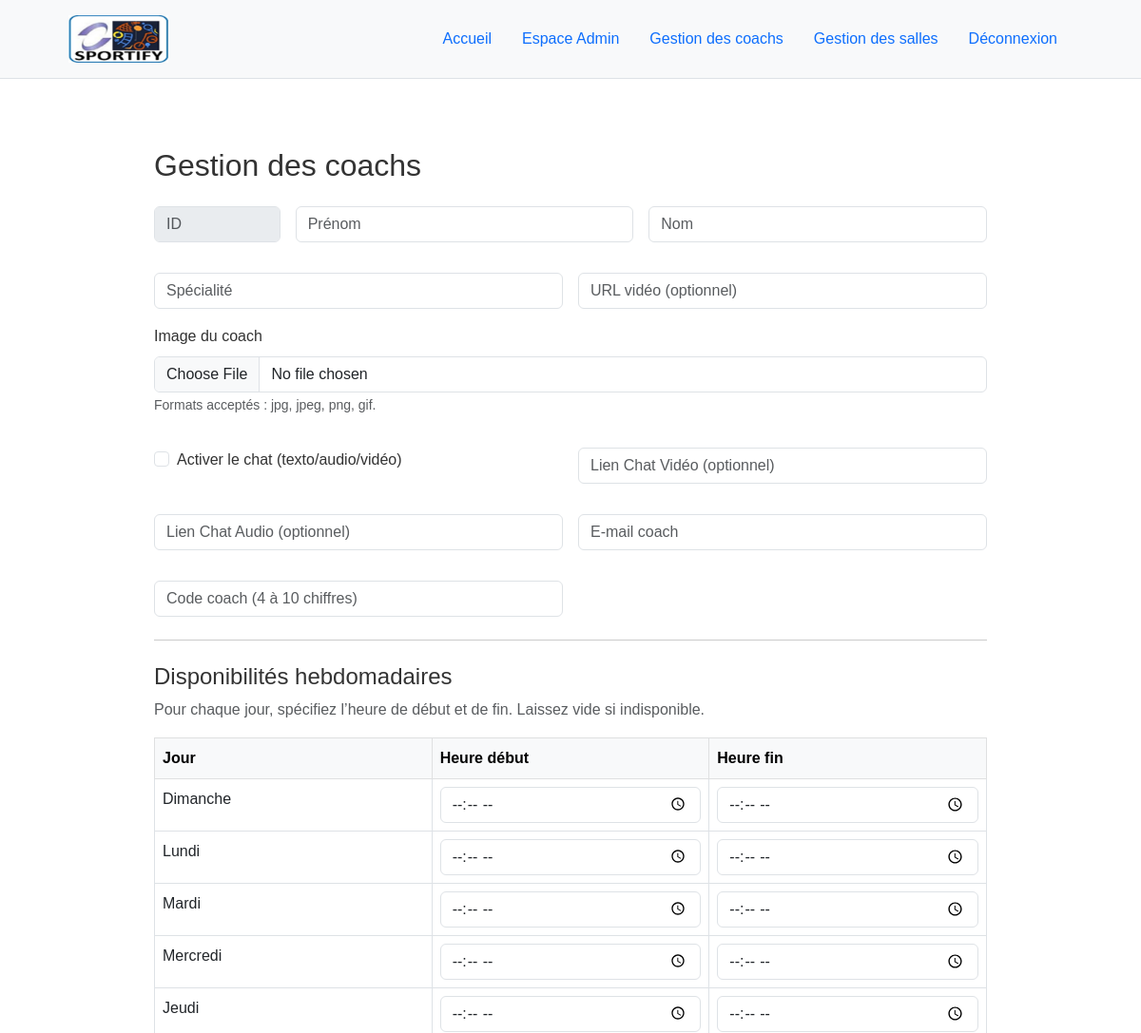
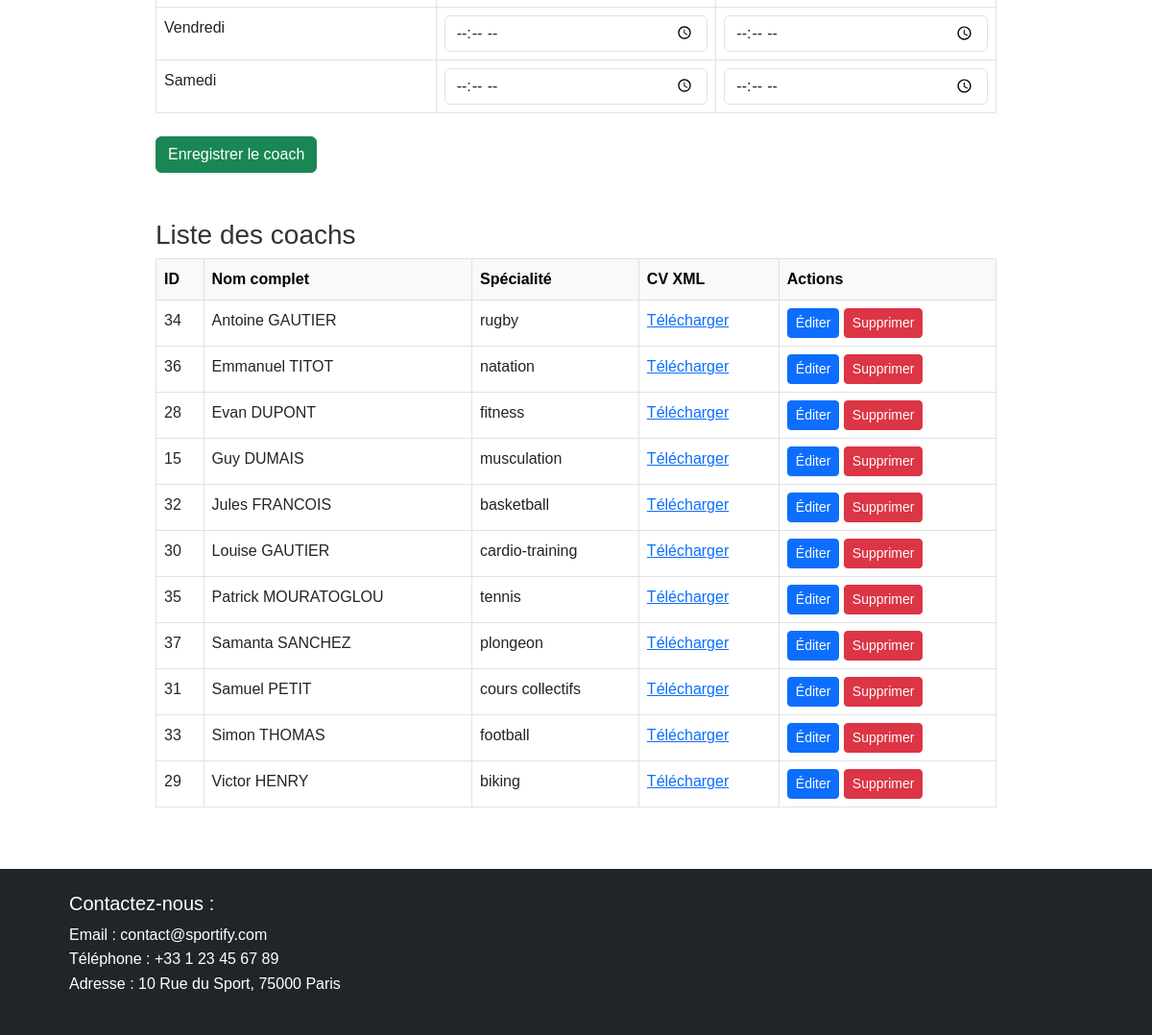
The page /manageCoachs.php (signed in) on the database its author committed (2 pictures, top to bottom).
### public/manageCoachs.php (the view, shortened to what this page needs)
<?php
require __DIR__ . '/../includes/db.php';
include __DIR__ . '/../includes/header.php';
$editingCoach = false;
$coachToEdit  = null;
$existingSlots = [];
$listCoachs = $pdo->query("
  SELECT ID_Coach, Name_Coach, LName_Coach, Specialty_Coach, CV_Coach
  FROM `personel/coach`
  ORDER BY Name_Coach, LName_CoACH
")->fetchAll(PDO::FETCH_ASSOC);
function old($field, $coachToEdit) {
    return $_POST[$field]
         ?? ($coachToEdit[$field] ?? '');
}
?>
<main class="container py-5" style="max-width:900px;">
  <h2 class="mb-4">Gestion des coachs</h2>
  <form method="post" enctype="multipart/form-data" class="mb-5">
    <div class="row g-3">
      <div class="col-md-2">
        <input
          type="text"
          class="form-control"
          placeholder="ID"
          disabled
          value="<?= $editingCoach ? intval($coachToEdit['ID_Coach']) : '' ?>"
        >
      </div>
      <div class="col-md-5">
        <input
          type="text"
          name="first_name"
          class="form-control"
          placeholder="Prénom"
          required
          value="<?= htmlspecialchars(old('first_name', $coachToEdit)) ?>"
        >
      </div>
      <div class="col-md-5">
        <input
          type="text"
          name="last_name"
          class="form-control"
          placeholder="Nom"
          required
          value="<?= htmlspecialchars(old('last_name', $coachToEdit)) ?>"
        >
      </div>
    </div>
    <div class="row g-3 mt-3">
      <div class="col-md-6">
        <input
          type="text"
          name="specialty"
          class="form-control"
          placeholder="Spécialité"
          required
          value="<?= htmlspecialchars(old('specialty', $coachToEdit)) ?>"
        >
      </div>
      <div class="col-md-6">
        <input
          type="url"
          name="video_coach"
          class="form-control"
          placeholder="URL vidéo (optionnel)"
          value="<?= htmlspecialchars(old('video_coach', $coachToEdit)) ?>"
        >
      </div>
    </div>
    <div class="mt-3">
      <label class="form-label">Image du coach</label>
      <input
        type="file"
        name="image_coach"
        class="form-control"
        accept="image/*"
      >
      <small class="form-text text-muted">Formats acceptés : jpg, jpeg, png, gif.</small>
    </div>
    <div class="row g-3 mt-3">
      <div class="col-md-6">
        <div class="form-check">
          <input
            class="form-check-input"
            type="checkbox"
            name="chat_coach"
            id="chat_coach"
            <?= (isset($_POST['chat_coach']) || ($coachToEdit['Chat_CoACH'] ?? 0)) ? 'checked' : '' ?>
          >
          <label class="form-check-label" for="chat_coach">
            Activer le chat (texto/audio/vidéo)
          </label>
        </div>
      </div>
      <div class="col-md-6">
        <input
          type="url"
          name="video_chat_coach"
          class="form-control"
          placeholder="Lien Chat Vidéo (optionnel)"
          value="<?= htmlspecialchars(old('video_chat_coach', $coachToEdit)) ?>"
        >
      </div>
    </div>
    <div class="row g-3 mt-3">
      <div class="col-md-6">
        <input
          type="url"
          name="audio_chat_coach"
          class="form-control"
          placeholder="Lien Chat Audio (optionnel)"
          value="<?= htmlspecialchars(old('audio_chat_coach', $coachToEdit)) ?>"
        >
      </div>
      <div class="col-md-6">
        <input
          type="email"
          name="email_coach"
          class="form-control"
          placeholder="E-mail coach"
          required
          value="<?= htmlspecialchars(old('email_coACH', $coachToEdit)) ?>"
        >
      </div>
    </div>
    <div class="row g-3 mt-3">
      <div class="col-md-6">
        <input
          type="text"
          name="code_coach"
          class="form-control"
          placeholder="Code coach (4 à 10 chiffres)"
          required
          pattern="\d{4,10}"
          maxlength="10"
          title="Au moins 4 chiffres"
          value="<?= htmlspecialchars(old('code_coACH', $coachToEdit)) ?>"
        >
      </div>
    </div>
    <hr class="my-4">
    <h4>Disponibilités hebdomadaires</h4>
    <p class="text-muted mb-3">
      Pour chaque jour, spécifiez l’heure de début et de fin. Laissez vide si indisponible.
    </p>
    <table class="table table-bordered mb-4" style="max-width:900px;">
      <thead class="table-light">
        <tr>
          <th style="width:20%;">Jour</th>
          <th style="width:20%;">Heure début</th>
          <th style="width:20%;">Heure fin</th>
        </tr>
      </thead>
      <tbody>
        <?php
          for ($day = 0; $day < 7; $day++):
            $dayName     = ['Dimanche','Lundi','Mardi','Mercredi','Jeudi','Vendredi','Samedi'][$day];
            $prefillStart = $existingSlots[$day]['start'] ?? '';
            $prefillEnd   = $existingSlots[$day]['end'] ?? '';
        ?>
        <tr>
          <td><?= $dayName ?></td>
          <td>
            <input
              type="time"
              name="startTime[<?= $day ?>]"
              class="form-control"
              value="<?= htmlspecialchars($prefillStart) ?>"
            >
          </td>
          <td>
            <input
              type="time"
              name="endTime[<?= $day ?>]"
              class="form-control"
              value="<?= htmlspecialchars($prefillEnd) ?>"
            >
          </td>
        </tr>
        <?php endfor; ?>
      </tbody>
    </table>
    <div class="row">
      <div class="col">
        <button type="submit" class="btn btn-success">Enregistrer le coach</button>
      </div>
    </div>
  </form>
  <h3>Liste des coachs</h3>
  <?php if (empty($listCoachs)): ?>
    <p>Aucun coach enregistré pour le moment.</p>
  <?php else: ?>
    <table class="table table-bordered">
      <thead class="table-light">
        <tr>
          <th>ID</th>
          <th>Nom complet</th>
          <th>Spécialité</th>
          <th>CV XML</th>
          <th>Actions</th>
        </tr>
      </thead>
      <tbody>
        <?php foreach ($listCoachs as $c): ?>
          <tr>
            <td><?= htmlspecialchars($c['ID_Coach']) ?></td>
            <td><?= htmlspecialchars($c['Name_Coach'] . ' ' . $c['LName_Coach']) ?></td>
            <td><?= htmlspecialchars($c['Specialty_Coach']) ?></td>
            <td>
              <?php if (!empty($c['CV_Coach'])): ?>
                <a href="<?= htmlspecialchars($c['CV_Coach']) ?>" target="_blank">Télécharger</a>
              <?php else: ?>
                (pas généré)
              <?php endif; ?>
            </td>
            <td>
              <a href="manageCoachs.php?edit=<?= $c['ID_Coach'] ?>"
                 class="btn btn-sm btn-primary">Éditer</a>
              <a href="deleteCoach.php?id=<?= $c['ID_Coach'] ?>"
                 class="btn btn-sm btn-danger"
                 onclick="return confirm('Confirmer la suppression ?')">
                Supprimer
              </a>
            </td>
          </tr>
        <?php endforeach; ?>
      </tbody>
    </table>
  <?php endif; ?>
</main>
<?php include __DIR__ . '/../includes/footer.php'; ?>

### assets/css/styles.css (style rules this page uses)
* { margin: 0; padding: 0; box-sizing: border-box; }
body { font-family: Arial, sans-serif; line-height: 1.6; color: #333; }
.container { width: 90%; max-width: 1200px; margin: auto; }

### rows shown on the page
personel/coach: ID_Coach "34", Name_Coach+LName_Coach "Antoine GAUTIER", Specialty_Coach "rugby"
personel/coach: ID_Coach "36", Name_Coach+LName_Coach "Emmanuel TITOT", Specialty_Coach "natation"
personel/coach: ID_Coach "28", Name_Coach+LName_Coach "Evan DUPONT", Specialty_Coach "fitness"
personel/coach: ID_Coach "15", Name_Coach+LName_Coach "Guy DUMAIS", Specialty_Coach "musculation"
personel/coach: ID_Coach "32", Name_Coach+LName_Coach "Jules FRANCOIS", Specialty_Coach "basketball"
personel/coach: ID_Coach "30", Name_Coach+LName_Coach "Louise GAUTIER", Specialty_Coach "cardio-training"
personel/coach: ID_Coach "35", Name_Coach+LName_Coach "Patrick MOURATOGLOU", Specialty_Coach "tennis"
personel/coach: ID_Coach "37", Name_Coach+LName_Coach "Samanta SANCHEZ", Specialty_Coach "plongeon"
personel/coach: ID_Coach "31", Name_Coach+LName_Coach "Samuel PETIT", Specialty_Coach "cours collectifs"
personel/coach: ID_Coach "33", Name_Coach+LName_Coach "Simon THOMAS", Specialty_Coach "football"
personel/coach: ID_Coach "29", Name_Coach+LName_Coach "Victor HENRY", Specialty_Coach "biking"

### other values the page prints
$dayName "Dimanche"
$dayName "Lundi"
$dayName "Mardi"
$dayName "Mercredi"
$dayName "Jeudi"
$dayName "Vendredi"
$dayName "Samedi"
